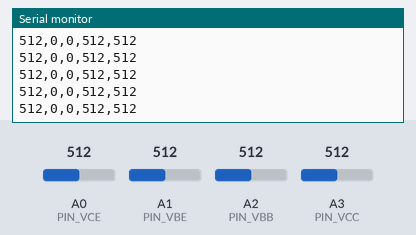
A sketch run on a simulated Arduino Uno, built with avr-gcc and run on an emulated ATmega328P. On the bench: the last lines printed to the serial monitor. Inputs (shaded band) come from the test bench; at power-on: A2 (PIN_VBB) = 512, A0 (PIN_VCE) = 512, A1 (PIN_VBE) = 512, A3 (PIN_VCC) = 512.

Above: at 9.2 s.
9.3 s: A2 (PIN_VBB) set to 602
At 9.35 s:
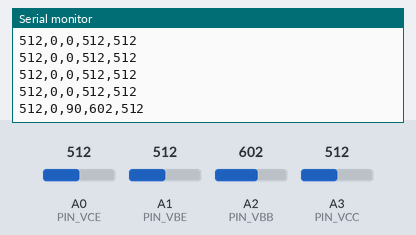
12.3 s: A2 (PIN_VBB) set to 629
At 12.39 s:
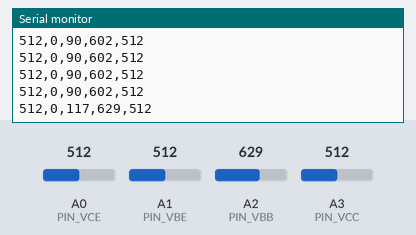
Timing chart, 0 to 15.3 s (numbered marks = the images above; inputs shaded):
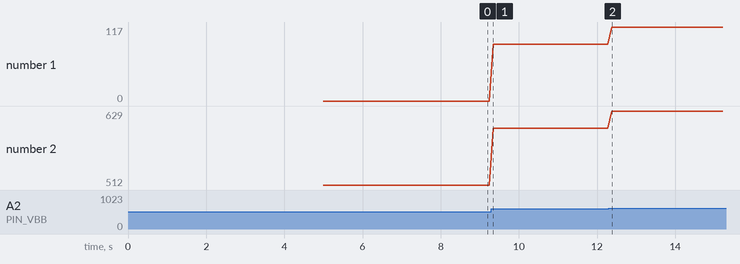

The sketch:

arduino.ino
```cpp
const int PIN_VCE = A0;
const int PIN_VBE = A1;
const int PIN_VBB = A2;
const int PIN_VCC = A3;

// TODO: Implement binary communication protocol or at least figure out buffers

int VCE, IC, IB, VBB, VCC;

void setup() {
  delay(5000);
  Serial.begin(9600);
  while (!Serial);;
}

void loop() {
  VCC = analogRead(PIN_VCC);
  VCE = analogRead(PIN_VCE);
  VBB = analogRead(PIN_VBB);

  IC = VCC - VCE;
  IB = VBB - analogRead(PIN_VBE);

  Serial.print(VCE); Serial.print(",");
  Serial.print(IC); Serial.print(",");
  Serial.print(IB); Serial.print(",");
  Serial.print(VBB); Serial.print(",");
  Serial.println(VCC);

  delay(100);
}
```

Measured:
- after the input at 9.3 s, the serial monitor: prints a new line after 0.05 s (image 1)
- after the input at 12.3 s, the serial monitor: prints a new line after 0.08 s (image 2)
- plotted number 1: 0 → 90 after the input at 9.3 s, 90 → 117 after the input at 12.3 s
- plotted number 2: 512 → 602 after the input at 9.3 s, 602 → 629 after the input at 12.3 s
